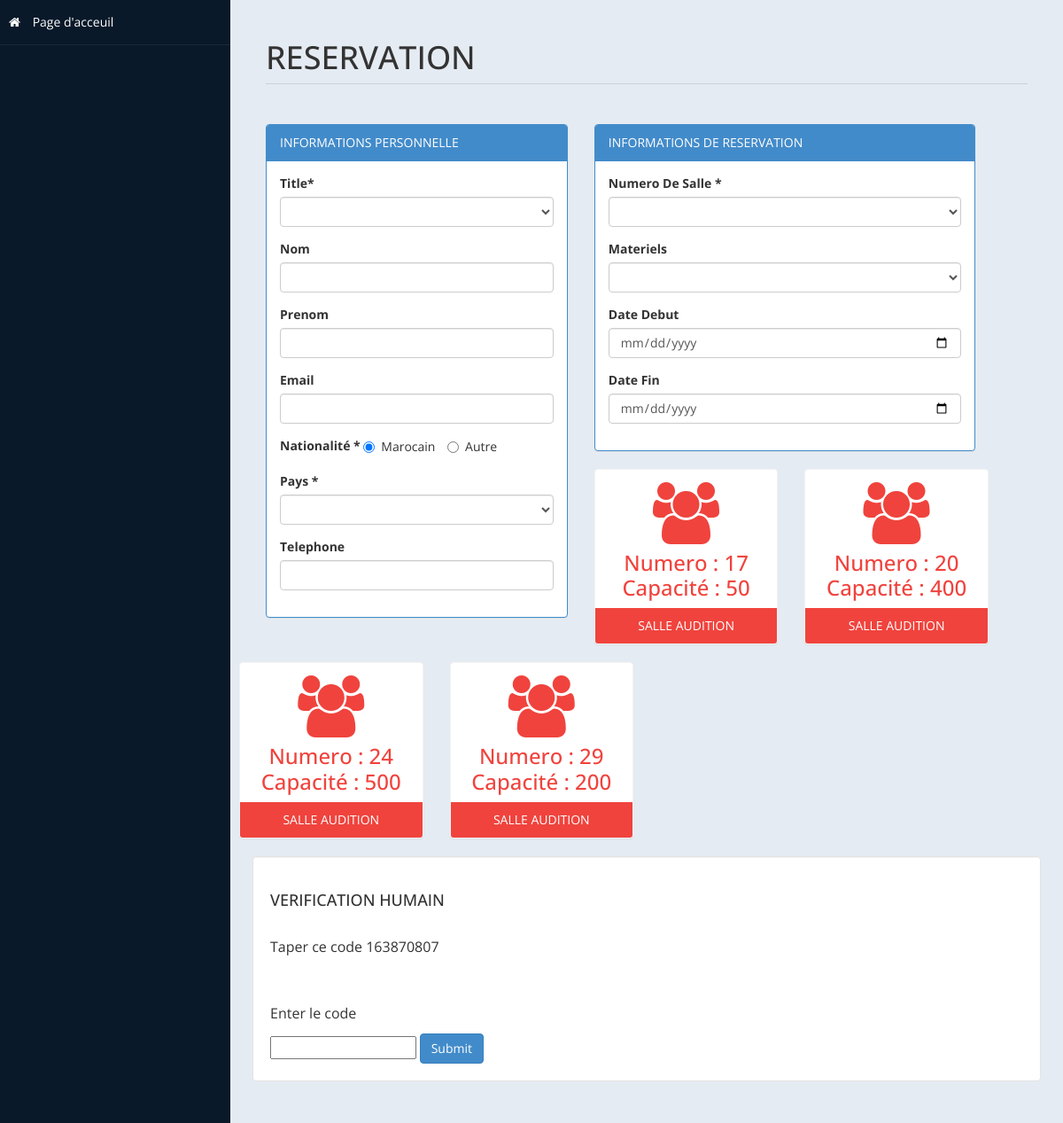
/admin/reservationaudition.php, run on the app's committed database.
### tables this page shows
CREATE TABLE `room` (
  `id` int(10) UNSIGNED NOT NULL,
  `type` varchar(50) DEFAULT NULL,
  `Capacity` varchar(10) DEFAULT NULL,
  `place` varchar(10) DEFAULT NULL,
  `cusid` int(11) DEFAULT NULL
);

### admin/reservationaudition.php (the view, shortened to what this page needs)
<?php
include('db.php');
$rsql ="select id from room where type='SALLE AUDITION'";
$rre=mysqli_query($con,$rsql);
?>
<!DOCTYPE html>
<html xmlns="http://www.w3.org/1999/xhtml">
<head>
    <link href="assets/css/bootstrap.css" rel="stylesheet" />
    <link href="assets/css/font-awesome.css" rel="stylesheet" />
    <link href="assets/css/custom-styles.css" rel="stylesheet" />
</head>
<body>
    <div id="wrapper">
        <nav class="navbar-default navbar-side" role="navigation">
            <div class="sidebar-collapse">
                <ul class="nav" id="main-menu">
                    <li>
                        <a  href="../index.php"><i class="fa fa-home"></i> Page d'acceuil</a>
                    </li>
					</ul>
            </div>
        </nav>
        <div id="page-wrapper" >
            <div id="page-inner">
			 <div class="row">
                    <div class="col-md-12">
                        <h1 class="page-header">
                            RESERVATION <small></small>
                        </h1>
                    </div>
                </div>
            <div class="row">
                <div class="col-md-5 col-sm-5">
                    <div class="panel panel-primary">
                        <div class="panel-heading">
                            INFORMATIONS PERSONNELLE
                        </div>
                        <div class="panel-body">
						<form name="form" method="post">
                            <div class="form-group">
                                            <label>Title*</label>
                                            <select name="title" class="form-control" required >
												<option value selected ></option>
                                                <option value="Dr.">Dr.</option>
                                            </select>
                              </div>
							  <div class="form-group">
                                            <label>Nom</label>
                                            <input name="fname" class="form-control" required>
                               </div>
							   <div class="form-group">
                                            <label>Prenom</label>
                                            <input name="lname" class="form-control" required>
                               </div>
							   <div class="form-group">
                                            <label>Email</label>
                                            <input name="email" type="email" class="form-control" required>
                               </div>
							   <div class="form-group">
                                            <label>Nationalité * </label>
                                            <label class="radio-inline">
                                                <input type="radio" name="nation"  value="Moroccan" checked="">Marocain
                                            </label>
                                            <label class="radio-inline">
                                                <input type="radio" name="nation"  value="Non Moroccan">Autre
                                            </label>
                                </div>
								<div class="form-group">
                                            <label>Pays * </label>
                                            <select name="country" class="form-control" required>
												<option value selected ></option>
                                                <?php
												foreach($countries as $key => $value):
												echo '<option value="'.$value.'">'.$value.'</option>';
												endforeach;
												?>
                                            </select>
								</div>
								<div class="form-group">
                                            <label>Telephone</label>
                                            <input name="phone" type ="text" class="form-control" required>
                               </div>
                        </div>
                    </div>
                </div>
            <div class="row">
                <div class="col-md-6 col-sm-6">
                    <div class="panel panel-primary">
                        <div class="panel-heading">
                            INFORMATIONS DE RESERVATION
                        </div>
                        <div class="panel-body">
							  <div class="form-group">
                                            <label>Numero De Salle *</label>
                                            <select name="nroom" class="form-control" required>
												<option value selected ></option>
                                                <?php
                                                while($rrow=mysqli_fetch_array($rre))
                                                {
                                                $value = $rrow['id'];
                                                 echo '<option value="'.$value.'">'.$value.'</option>';
                                                }
                                                ?>
                                            </select>
                              </div>
							  <div class="form-group">
                                            <label>Materiels</label>
                                            <select name="Material" class="form-control"required>
												<option value selected ></option>
                                                <option value="Sans">Sans</option>
                                            </select>
                              </div>
							  <div class="form-group">
                                            <label>Date Debut</label>
                                            <input name="cin" type ="date" class="form-control">
                               </div>
							   <div class="form-group">
                                            <label>Date Fin</label>
                                            <input name="cout" type ="date" class="form-control">
                               </div>
                       </div>
                    </div>
                </div>
				<?php
                        include ('db.php');
                        $sql = "select * from room where type='SALLE AUDITION'";
                        $re = mysqli_query($con,$sql)
                ?>
                <div class="row">
                <?php
                                        while($row= mysqli_fetch_array($re))
                                        {
                                                $id = $row['type'];
                                            if($id == "SALLE DE CONFERENCE")
                                            {
                                                echo"<div class='col-md-3 col-sm-12 col-xs-12'>
                                                    <div class='panel panel-primary text-center no-boder bg-color-blue'>
                                                        <div class='panel-body'>
                                                            <i class='fa fa-users fa-5x'></i>
                                                            <h3>Numero : ".$row['id']."</h3>
                                                            <h3>Capacité : ".$row['Capacity']."</h3>
                                                        </div>
                                                        <div class='panel-footer back-footer-blue'>
                                                            ".$row['type']."
                                                        </div>
                                                    </div>
                                                </div>";
                                            }
                                            else if($id =="SALLE AUDITION")
                                            {
                                                echo"<div class='col-md-3 col-sm-12 col-xs-12'>
                                                    <div class='panel panel-primary text-center no-boder bg-color-red'>
                                                        <div class='panel-body'>
                                                            <i class='fa fa-users fa-5x'></i>
                                                            <h3>Numero : ".$row['id']."</h3>
                                                            <h3>Capacité : ".$row['Capacity']."</h3>
                                                        </div>
                                                        <div class='panel-footer back-footer-red'>
                                                            ".$row['type']."
                                                        </div>
                                                    </div>
                                                </div>";
                                            }
                                        }
                                    ?>
                </div>
                <div class="col-md-12 col-sm-12">
                    <div class="well">
                        <h4>VERIFICATION HUMAIN</h4>
                        <p>Taper ce code <?php $Random_code=rand(); echo$Random_code; ?> </p><br />
						<p>Enter le code<br /></p>
							<input  type="text" name="code1" title="random code" />
						<input type="submit" name="submit" class="btn btn-primary">
                    </div>
                </div>
            </div>
                </div>
					</div>
            </div>
        </div>
</body>
</html>

### admin/assets/css/custom-styles.css (style rules this page uses)
body { font-family: 'Open Sans', sans-serif; }
#wrapper { width: 100%; background:#09192A; }
#page-wrapper { padding: 15px 15px; min-height: 600px; background:#E5EBF2; }
#page-inner { width:100%; margin:10px 20px 10px 0px; background-color:transparent; padding:10px; min-height:1200px; }
.text-center { text-align:center; }
.no-boder { border:1px solid #f3f3f3; }
h1, .h1, h2, .h2, h3, .h3 { margin-top: 7px; margin-bottom: -5px; }
h4 { padding-top:10px; }
p { font-size:16px; line-height:25px; padding-top:20px; }
.page-header { padding-bottom: 9px; margin: 10px 0 45px; border-bottom: 1px solid #C7D1DD; }
.jumbotron, .well { background:#fff; }
.bg-color-red { background-color: #fff; color:#F0433D; }
.back-footer-red { background-color: #F0433D; color:#fff; border-top: 0px solid #fff; }
.sidebar-collapse , .sidebar-collapse .nav { background:none; }
.sidebar-collapse .nav { padding:0; }
.sidebar-collapse .nav > li > a { color:#fff; background:transparent; text-shadow:none; }
.sidebar-collapse > .nav > li > a { padding:15px 10px; }
.sidebar-collapse > .nav > li { border-bottom: 1px solid rgba(107, 108, 109, 0.19); }
.navbar-side { border:none; background-color: transparent; }
.navbar-default { border:0px solid black; }
.nav > li > a > i { margin-right:10px; }
@media (min-width:768px) { #page-wrapper { margin: 0 0 0 260px; padding: 15px 30px; min-height: 1200px; } }
@media (min-width:768px) { .navbar-side { z-index: 1; position: absolute; width: 260px; } }

### data on the page
room: id "17", Capacity "50", type "SALLE AUDITION"
room: id "20", Capacity "400", type "SALLE AUDITION"
room: id "24", Capacity "500", type "SALLE AUDITION"
room: id "29", Capacity "200", type "SALLE AUDITION"
